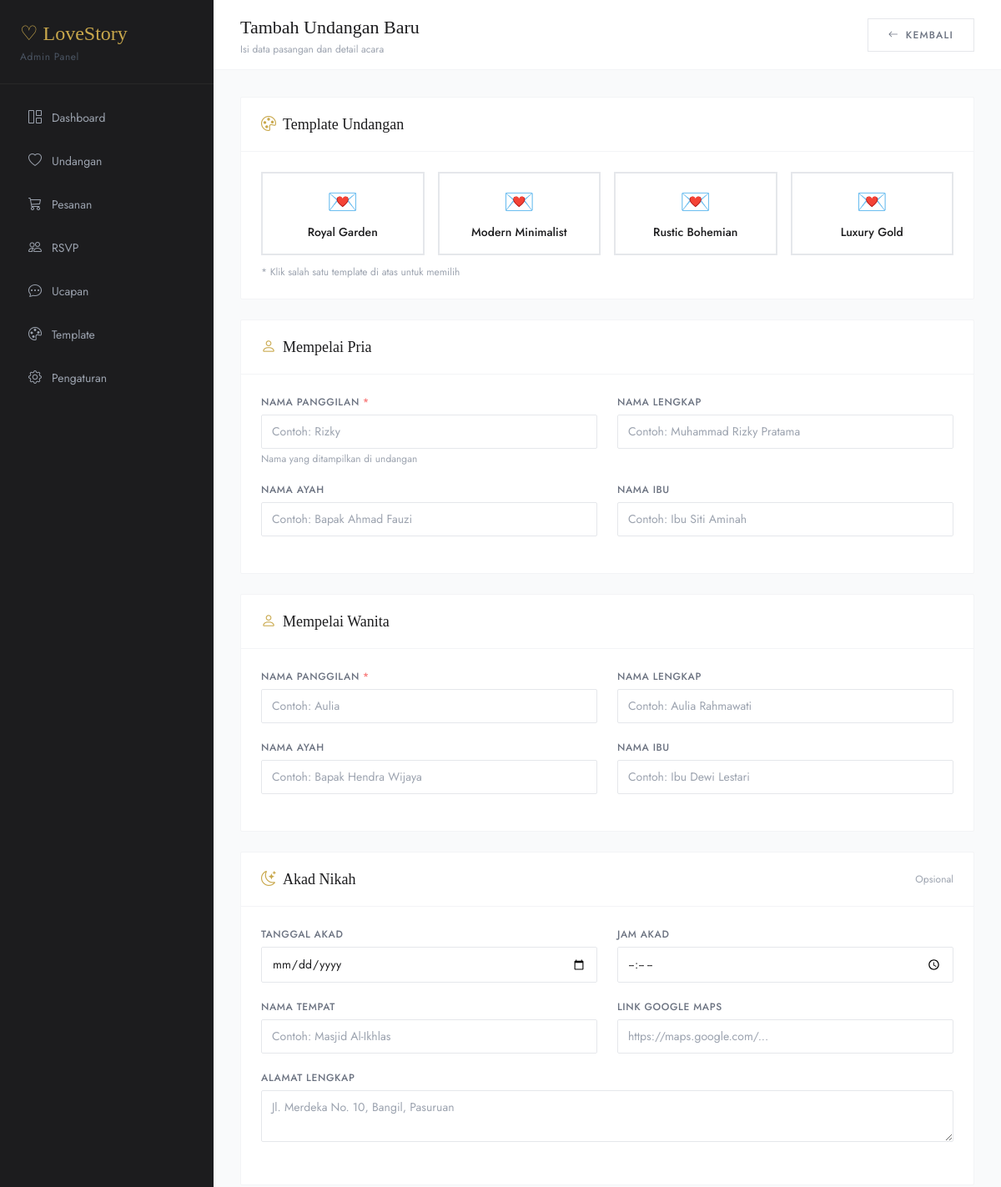
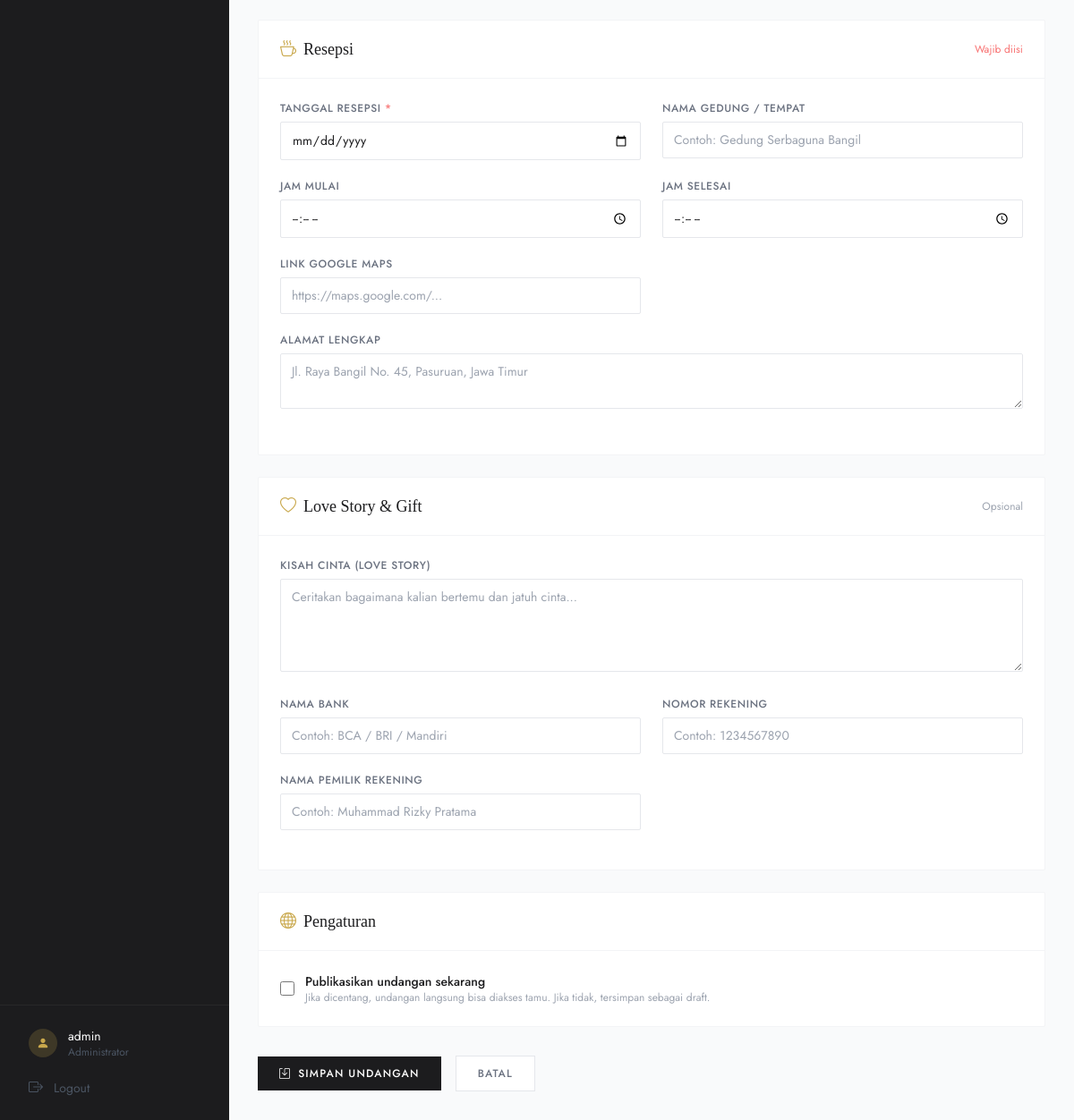
Page /admin/wedding_add.php (signed in) on the committed database (2 pictures, top to bottom).
### tables this page shows
CREATE TABLE IF NOT EXISTS invitation_templates (
  id INT AUTO_INCREMENT PRIMARY KEY,
  name VARCHAR(100) NOT NULL,               
  slug VARCHAR(100) NOT NULL UNIQUE,        
  thumbnail VARCHAR(255),                   
  description TEXT,
  color_scheme VARCHAR(50),                
  is_active TINYINT(1) DEFAULT 1,
  price DECIMAL(10,2) DEFAULT 0,
  created_at TIMESTAMP DEFAULT CURRENT_TIMESTAMP
);

### admin/wedding_add.php (the view, shortened to what the rows shown need)
<?php
require_once '../config/database.php';
$templates = db_rows("SELECT id, name FROM invitation_templates WHERE is_active = 1 ORDER BY id");
?>
<?php include '_head.php'; ?>
<body class="bg-gray-50">
<div class="flex min-h-screen">
    <main class="flex-1 overflow-auto">
        <header class="bg-white border-b border-gray-100 px-8 py-4 sticky top-0 z-10
                        flex items-center justify-between">
            <div>
                <h1 class="section-title">Tambah Undangan Baru</h1>
            </div>
        </header>
        <div class="p-8">
            <form method="POST" action="">
                <div class="admin-card mb-6">
                    <div class="admin-card-body">
                        <div class="grid grid-cols-2 md:grid-cols-4 gap-4">
                            <?php foreach ($templates as $tpl): ?>
                            <label class="cursor-pointer group">
                                <div class="template-option border-2 border-gray-200 p-4 text-center
                                            transition-all duration-200 hover:border-gold">
                                    <div class="text-3xl mb-2">💌</div>
                                    <div class="font-body text-sm font-medium text-charcoal">
                                        <?= clean($tpl['name']) ?>
                                    </div>
                                </div>
                            </label>
                            <?php endforeach; ?>
                        </div>
                    </div>
                </div>
            </form>
        </div>
    </main>
</div>
</body>
</html>

### rows in the picture
invitation_templates: name "Royal Garden"
invitation_templates: name "Modern Minimalist"
invitation_templates: name "Rustic Bohemian"
invitation_templates: name "Luxury Gold"

### other values in the picture
$item['label'] "Dashboard"
$item['label'] "Undangan"
$item['label'] "Pesanan"
$item['label'] "RSVP"
$item['label'] "Ucapan"
$item['label'] "Template"
$item['label'] "Pengaturan"
$_SESSION['admin_name'] "admin"
